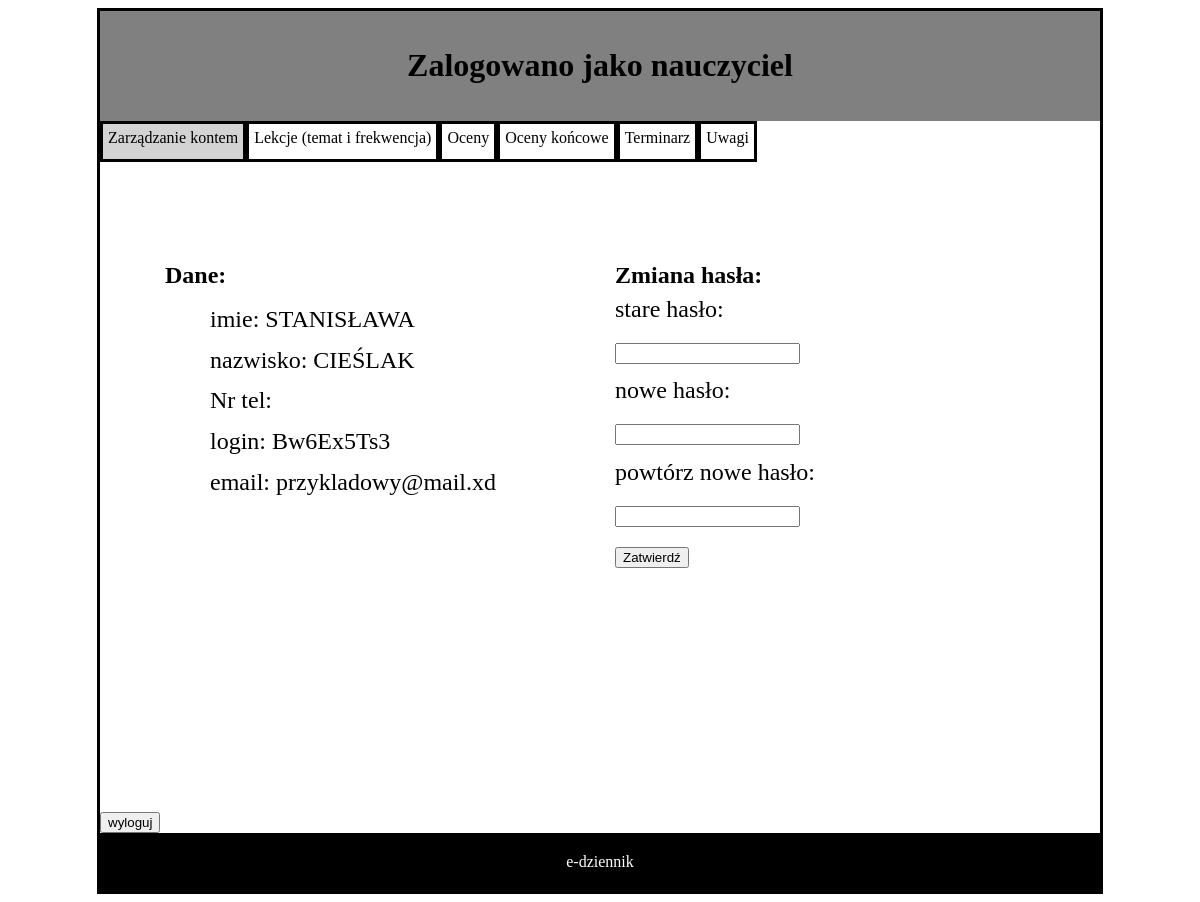
Screenshot of /aplikacja/nauczyciel/n_konto.php (signed in) with the database file from the repository.
### tables this page shows
CREATE TABLE IF NOT EXISTS `uzytkownik` (
  `uzytkownik_login` varchar(16) NOT NULL DEFAULT left(md5(rand()),6),
  `nazwisko` varchar(30) NOT NULL,
  `imie` varchar(20) NOT NULL,
  `haslo` char(32) NOT NULL DEFAULT md5('123456'),
  `rodzaj` enum('U','N','R','I','A') DEFAULT 'I',
  `email` varchar(50) DEFAULT NULL,
  PRIMARY KEY (`uzytkownik_login`) USING BTREE,
  UNIQUE KEY `login` (`uzytkownik_login`),
  KEY `haslo` (`haslo`) USING BTREE
);

### aplikacja/nauczyciel/n_konto.php (the view, shortened to what this page needs)
<!DOCTYPE HTML>
<html lang="pl">
<head>
    <link rel="stylesheet" href="../Styles/styleApp.css" type="text/css" />
</head>
<body>
		<?php
	require_once "../connect.php";
	$conn=@new mysqli($IP, $username, $password, $DB_name);
	if ($conn->connect_errno!=0)
	{
		echo "Error: ".$conn->connect_errno;
	}
	else
	{
		$login=$_SESSION['uzytkownik_login'];
		$haslo = $_SESSION['haslo'];
		$sql="SELECT * FROM uzytkownik WHERE uzytkownik_login='$login' AND haslo='$haslo'";
		$result = @$conn->query($sql);
		$sql2="SELECT * FROM nauczyciel WHERE uzytkownik_login='$login' ";
		$result2 = @$conn->query($sql2);
		$dane_uzytkowanika=@mysqli_fetch_assoc($result);
		$dane_nauczyciela=@mysqli_fetch_assoc($result2);
			}
	?>
	<div id="container">
		<div id="logo">
			<h1>Zalogowano jako nauczyciel</h1>
		</div>
		<a href="n_konto.php">
		<div id="teraz">
		Zarządzanie kontem
		</div>
		</a>
		<a href="n_lekcje.php">
		<div id="inne">
		Lekcje (temat i frekwencja)
		</div> </a>
		<a href="n_oceny.php">
		<div id="inne">
		Oceny
		</div></a>
		<a href="n_oceny_koncowe.php">
		<div id="inne">
		Oceny końcowe
		</div></a>
		<a href="n_terminarz.php">
		<div id="inne">
		Terminarz
		</div></a>
		<a href="n_uwagi.php">
		<div id="inne">
		Uwagi
		</div></a>
		<div id="tresc">
			<div id="lewy">
			<B> Dane: </B><br/>
			<div id="dane">
				imie:  <?php echo $dane_uzytkowanika['imie'] ; ?>  <br/>
				nazwisko: <?php echo $dane_uzytkowanika['nazwisko'] ; ?>   <br/>
				Nr tel: <?php echo $dane_nauczyciela['nr_tel'] ; ?>  <br/>
				login: <?php echo $dane_uzytkowanika['uzytkownik_login'] ; ?><br/>
				email: <?php echo $dane_uzytkowanika['email'] ; ?><br/>
			</div>
			</div>
	<form action="zmiana_hasla.php" method="post">
			<div id="prawy">
				<B> Zmiana hasła: </B><br/>
				<div id="zmianahasla">
					stare hasło:<br/>
					<input type="password" name="stare"> <br/>
					nowe hasło:<br/>
					<input type="password" name="nowe"><br/>
					powtórz nowe hasło:<br/>
					<input type="password" name="p_nowe"><br/>
					<button type="submit">Zatwierdź</button>
					</form>
				</div>
			</div>
				<form action="../wyloguj.php" >
		<button type="submit">wyloguj</button>
		</form>
		<div id="footer">
		e-dziennik
		</div>
</body>
</html>

### aplikacja/Styles/styleApp.css (style rules this page uses)
#container { border: solid ; width: 1000px; margin-left: auto; margin-right: auto; }
#logo { background:gray; text-align: center; padding: 15px; }
#teraz { border: solid black; float: left; background-color: lightgray; min-height: 25px; text-align: center; padding: 5px; color: black }
#inne { border: solid black; float: left; min-height: 25px; text-align: center; padding: 5px; color: black }
#tresc { clear: both; text-align: left; min-height: 650px; }
#lewy { float: left; padding:50px; margin-top:50px; text-align: left; margin-left:15px; font-size: 24px; min-width:400px; }
#dane { margin-top:10px; text-align: left; margin-left:45px; font-size: 24px; line-height:1.7; }
#prawy { float: left; margin-top:100px; text-align: left; font-size: 24px; min-width:50px; }
#zmianahasla { line-height:1.7; }
#footer { clear: both; background-color: black; color: white; text-align: center; padding:20px; }

### rows the page displays
uzytkownik: imie "STANISŁAWA", nazwisko "CIEŚLAK", uzytkownik_login "Bw6Ex5Ts3", email "przykladowy@mail.xd"
